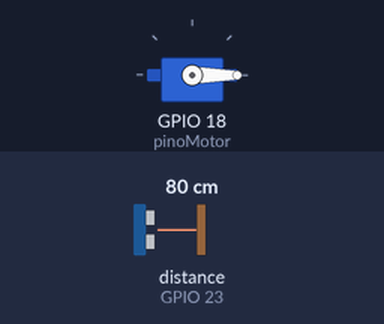
Recording of a sketch running on a simulated ESP32. Shown: servo. Wiring (inferred from the names in the program): ultrasonic range finder: trigger GPIO 22; echo GPIO 23. Inputs (shaded band) come from the test bench; at power-on: distance to the obstacle (sensor on GPIO 23) 80 cm. The echo pulse lasts 58.3 µs per cm.

Above: at 1.3 s.
1.4 s: distance to the obstacle (sensor on GPIO 23) set to 23 cm
2.9 s: distance to the obstacle (sensor on GPIO 23) set to 19 cm
At 3.7 s:
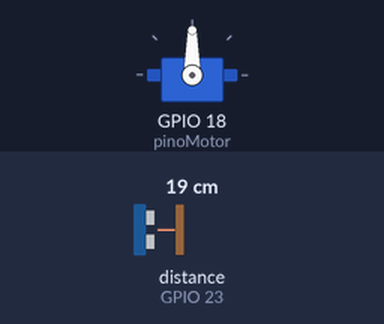
4.5 s: distance to the obstacle (sensor on GPIO 23) set to 35 cm
At 5.0 s:
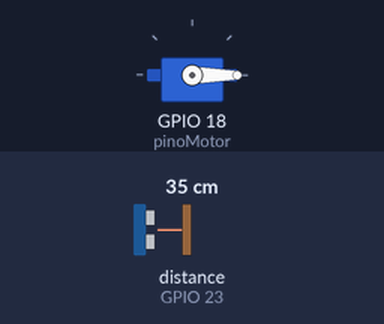
6.0 s: distance to the obstacle (sensor on GPIO 23) set to 2 cm
At 6.4 s:
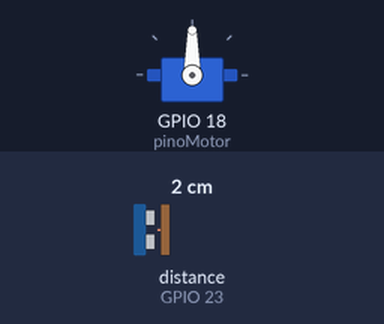
Timing chart, 0 to 8.5 s (numbered marks = the images above; inputs shaded):
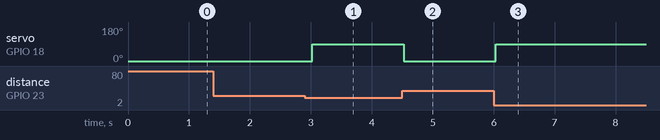

Measured:
- the behaviour switches between 21 and 20 cm on distance to the obstacle (sensor on GPIO 23) (found by bisection; images 0 and 1)
- after the input at 1.4 s, every drawn part: stays the same
- after the input at 2.9 s, servo on GPIO 18 (pinoMotor): 0° → 90° after 0.12 s
- after the input at 4.5 s, servo on GPIO 18 (pinoMotor): 90° → 0° at once
- after the input at 6.0 s, servo on GPIO 18 (pinoMotor): 0° → 90° at once

The sketch:

10_Exercicio_02.ino
```cpp
#include <ESP32Servo.h>

int pinoMotor = 18;
int PINO_TRIG = 22;
int PINO_ECHO = 23;

Servo meuServo;

void setup() {
  meuServo.attach(pinoMotor);
  meuServo.write(0);

  pinMode(PINO_TRIG, OUTPUT);
  pinMode(PINO_ECHO, INPUT);
}

void loop() {

  digitalWrite(PINO_TRIG, LOW);
  delayMicroseconds(2);
  digitalWrite(PINO_TRIG, HIGH);
  delayMicroseconds(10);
  digitalWrite(PINO_TRIG, LOW);

  long duracao = pulseIn(PINO_ECHO, HIGH);
  int distancia = (duracao * 0.0343) / 2;

  if ( distancia < 20) {
    meuServo.write(90);
  } else {
    meuServo.write(0);
  }
  delay(500);
}
```
